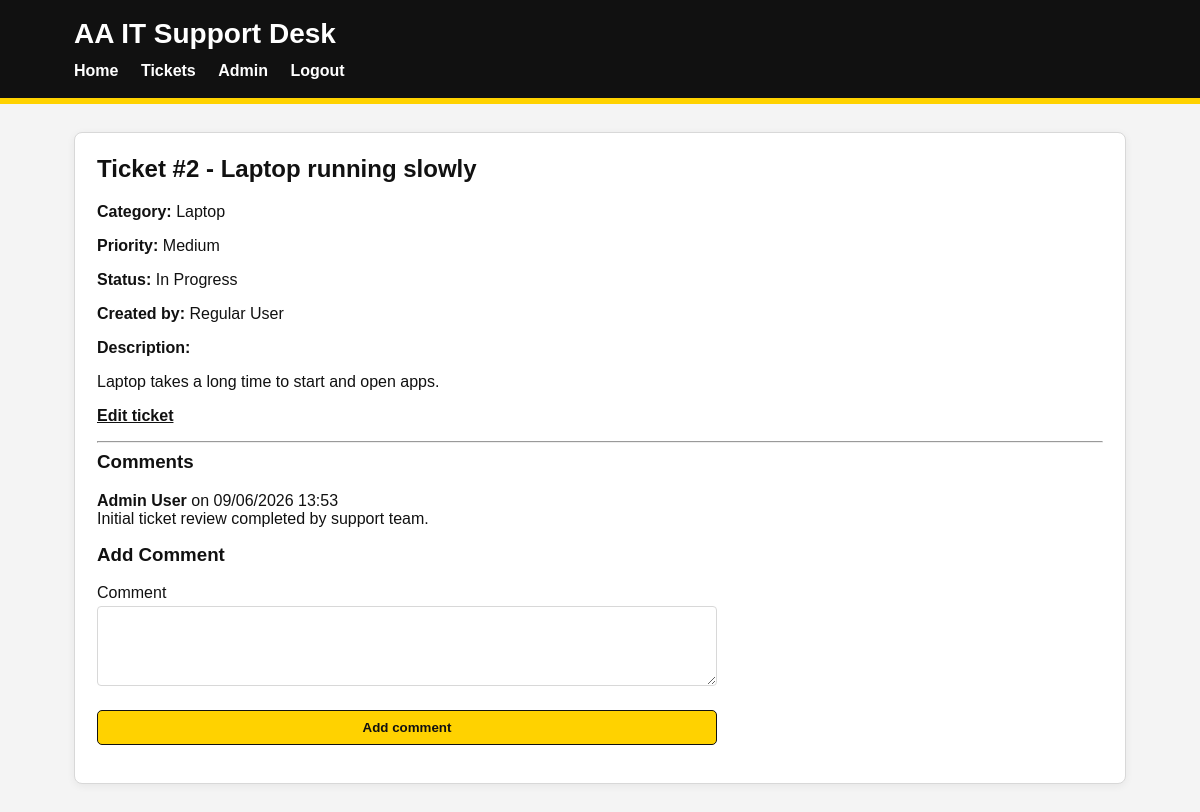
The app's page /tickets/2 (signed in) with its own data.
### app/models.py (models this page shows)
class Ticket(db.Model):
    __tablename__ = "tickets"
    id = db.Column(db.Integer, primary_key=True)
    title = db.Column(db.String(120), nullable=False)
    description = db.Column(db.Text, nullable=False)
    priority = db.Column(db.String(20), nullable=False, default="Medium")
    status = db.Column(db.String(20), nullable=False, default="Open")
    created_at = db.Column(db.DateTime, default=datetime.utcnow)
    updated_at = db.Column(
        db.DateTime,
        default=datetime.utcnow,
        onupdate=datetime.utcnow
    )
    user_id = db.Column(db.Integer, db.ForeignKey("users.id"), nullable=False)
    category_id = db.Column(
        db.Integer,
        db.ForeignKey("categories.id"),
        nullable=False
    )
    created_by = db.relationship("User", back_populates="tickets")
    category = db.relationship("Category", back_populates="tickets")
    comments = db.relationship(
        "Comment",
        back_populates="ticket",
        cascade="all, delete-orphan",
        lazy=True
    )

class Category(db.Model):
    __tablename__ = "categories"
    id = db.Column(db.Integer, primary_key=True)
    name = db.Column(db.String(80), unique=True, nullable=False)
    description = db.Column(db.String(255), nullable=True)
    tickets = db.relationship("Ticket", back_populates="category", lazy=True)

class User(db.Model):
    __tablename__ = "users"
    id = db.Column(db.Integer, primary_key=True)
    full_name = db.Column(db.String(100), nullable=False)
    email = db.Column(db.String(120), unique=True, nullable=False)
    password_hash = db.Column(db.String(255), nullable=False)
    role = db.Column(db.String(20), nullable=False, default="user")
    created_at = db.Column(db.DateTime, default=datetime.utcnow)
    tickets = db.relationship("Ticket", back_populates="created_by", lazy=True)
    comments = db.relationship("Comment", back_populates="author", lazy=True)
    audit_logs = db.relationship("AuditLog", back_populates="user", lazy=True)
    def is_admin(self):
        return self.role == "admin"

class Comment(db.Model):
    __tablename__ = "comments"
    id = db.Column(db.Integer, primary_key=True)
    body = db.Column(db.Text, nullable=False)
    created_at = db.Column(db.DateTime, default=datetime.utcnow)
    ticket_id = db.Column(
        db.Integer,
        db.ForeignKey("tickets.id"),
        nullable=False
    )
    user_id = db.Column(db.Integer, db.ForeignKey("users.id"), nullable=False)
    ticket = db.relationship("Ticket", back_populates="comments")
    author = db.relationship("User", back_populates="comments")

### app/ticket_routes.py (the view, shortened to what this page needs)
@tickets.route("/<int:ticket_id>", methods=["GET", "POST"])
@login_required
def view_ticket(ticket_id):
    ticket = Ticket.query.get_or_404(ticket_id)
    form = CommentForm()
    return render_template("tickets/view.html", ticket=ticket, form=form)

### app/forms.py
class CommentForm(FlaskForm):
    body = TextAreaField(
        "Comment",
        validators=[
            DataRequired(message="Comment cannot be empty."),
            Length(min=2, max=500)
        ]
    )
    submit = SubmitField("Add comment")

### app/security.py (called while the page is built)
def get_current_user():
    user_id = session.get("user_id")
    if not user_id:
        return None
    return User.query.get(user_id)

def login_required(view):
    @wraps(view)
    def wrapped_view(**kwargs):
        if "user_id" not in session:
            flash("Please log in to access this page.", "error")
            return redirect(url_for("auth.login"))
        return view(**kwargs)
    return wrapped_view

def ticket_owner_or_admin_required(ticket):
    user = get_current_user()
    if not user:
        return False
    if user.is_admin():
        return True
    return ticket.user_id == user.id

### app/templates/tickets/view.html (shortened to what this page needs)
{% extends "base.html" %}
{% block content %}
<h2>Ticket #{{ ticket.id }} - {{ ticket.title }}</h2>
<p><strong>Category:</strong> {{ ticket.category.name }}</p>
<p><strong>Priority:</strong> {{ ticket.priority }}</p>
<p><strong>Status:</strong> {{ ticket.status }}</p>
<p><strong>Created by:</strong> {{ ticket.created_by.full_name }}</p>
<p><strong>Description:</strong></p>
<p>{{ ticket.description }}</p>
<p>
    <a href="{{ url_for('tickets.edit_ticket', ticket_id=ticket.id) }}">Edit ticket</a>
</p>
<hr>
<h3>Comments</h3>
{% if ticket.comments %}
    {% for comment in ticket.comments %}
        <p>
            <strong>{{ comment.author.full_name }}</strong>
            on {{ comment.created_at.strftime("%d/%m/%Y %H:%M") }}<br>
            {{ comment.body }}
        </p>
    {% endfor %}
{% else %}
    <p>No comments yet.</p>
{% endif %}
<h3>Add Comment</h3>
<form method="post">
    <p>
        {{ form.body.label }}<br>
        {{ form.body(rows=4, cols=60) }}<br>
    </p>
    <p>{{ form.submit() }}</p>
</form>
{% endblock %}

### app/static/style.css (style rules this page uses)
:root { --aa-yellow: #ffd200; --aa-dark: #111111; --aa-grey: #f4f4f4; --aa-border: #d8d8d8; --aa-white: #ffffff; }
* { box-sizing: border-box; }
body { margin: 0; font-family: Arial, Helvetica, sans-serif; background: var(--aa-grey); color: var(--aa-dark); }
h2, h3 { margin-top: 0; }
a { color: #111111; font-weight: bold; }
.button, button, input[type="submit"] { background: var(--aa-yellow); color: var(--aa-dark); border: 1px solid var(--aa-dark); border-radius: 5px; padding: 9px 14px; font-weight: bold; cursor: pointer; }
input, textarea, select { width: 100%; max-width: 620px; padding: 9px; border: 1px solid var(--aa-border); border-radius: 4px; margin-top: 4px; }

### records on screen
Ticket: id "2", title "Laptop running slowly", priority "Medium", status "In Progress", description "Laptop takes a long time to start and open apps."
Category: category.name "Laptop"
User: created_by.full_name "Regular User"
Comment: author.full_name "Admin User", created_at "09/06/2026 13:53", body "Initial ticket review completed by support team."
